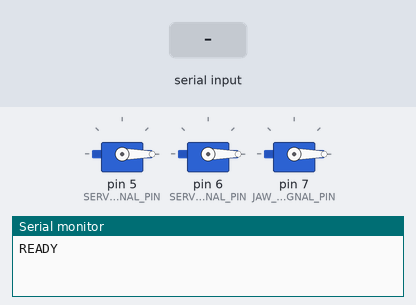
This sketch was run on a simulated Arduino Uno, built with avr-gcc and run on an emulated ATmega328P. Shown: 3 × servo, the last lines printed to the serial monitor. Inputs (shaded band) come from the test bench.

Above: at 1.2 s.
1.3 s: "1:150\n" received over Serial
At 2.5 s:
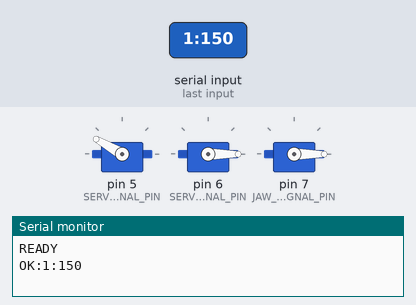
2.8 s: "2:150\n" received over Serial
At 3.8 s:
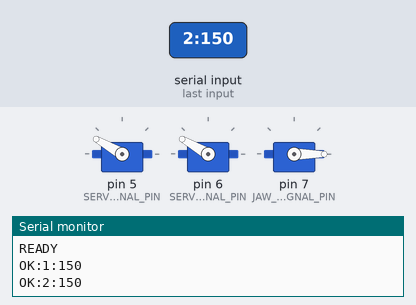
4.3 s: "1:1\n" received over Serial
At 4.9 s:
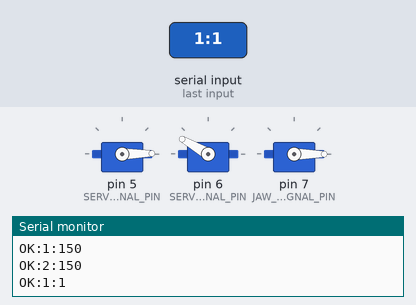
5.8 s: "3:150\n" received over Serial
At 6.1 s:
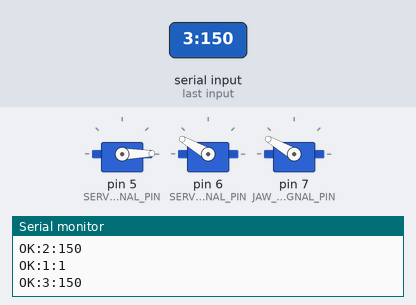
7.3 s: "2:1\n" received over Serial
At 8.4 s:
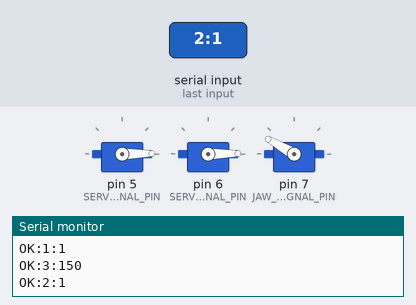
8.8 s: "1:150\n" received over Serial
At 9.6 s:
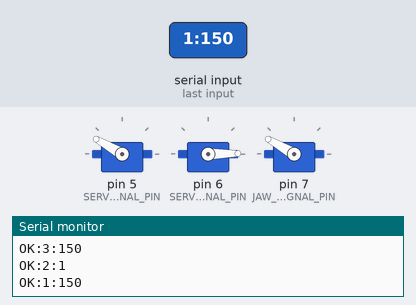
Timing chart, 0 to 11.3 s (numbered marks = the images above; inputs shaded):
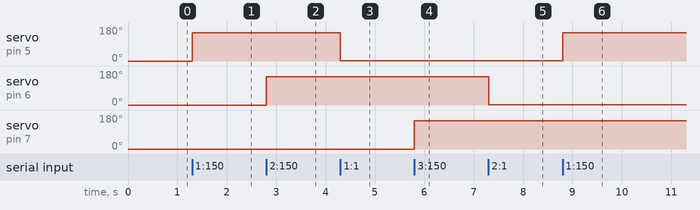

Measured:
- after the input at 1.3 s, servo on pin 5 (SERVO_1_SIGNAL_PIN): 0° → 150° at once
- after the input at 2.8 s, servo on pin 6 (SERVO_2_SIGNAL_PIN): 0° → 150° at once
- after the input at 4.3 s, servo on pin 5 (SERVO_1_SIGNAL_PIN): 150° → 1° at once
- after the input at 5.8 s, servo on pin 7 (JAW_SERVO_SIGNAL_PIN): 0° → 150° at once
- after the input at 7.3 s, servo on pin 6 (SERVO_2_SIGNAL_PIN): 150° → 1° at once
- after the input at 8.8 s, servo on pin 5 (SERVO_1_SIGNAL_PIN): 1° → 150° at once

The sketch:

ds3225_test.ino
```cpp
#include <Servo.h>

constexpr uint8_t SERVO_1_SIGNAL_PIN = 5;
constexpr uint8_t SERVO_2_SIGNAL_PIN = 6;
constexpr uint8_t JAW_SERVO_SIGNAL_PIN = 7;
constexpr int MIN_ANGLE = 0;
constexpr int MAX_ANGLE = 180;

Servo servo1;
Servo servo2;
Servo jawServo;
String command;

// Initialize serial communication and attach both servos at their home positions.
void setup()
{
  Serial.begin(115200);
  servo1.attach(SERVO_1_SIGNAL_PIN, 500, 2500);
  servo2.attach(SERVO_2_SIGNAL_PIN, 500, 2500);
  jawServo.attach(JAW_SERVO_SIGNAL_PIN, 500, 2500);
  servo1.write(0);
  servo2.write(0);
  jawServo.write(0);
  Serial.println("READY");
}

// Parse serial commands, move the selected servo, and acknowledge each result.
void loop()
{
  while (Serial.available() > 0) {
    const char character = static_cast<char>(Serial.read());
    if (character == '\n') {
      command.trim();
      if (command == "?") {
        Serial.println("READY");
        command = "";
        continue;
      }

      const int separator = command.indexOf(':');
      const String servo_id = separator >= 0 ? command.substring(0, separator) : "";
      const String angle_text = separator >= 0 ? command.substring(separator + 1) : "";
      const int angle = angle_text.toInt();
      const bool valid =
        separator == 1 &&
        (servo_id == "1" || servo_id == "2" || servo_id == "3") &&
        angle_text.length() > 0 &&
        String(angle) == angle_text &&
        angle >= MIN_ANGLE &&
        angle <= MAX_ANGLE;

      if (valid) {
        if (servo_id == "1") {
          servo1.write(angle);
        } else if (servo_id == "2") {
          servo2.write(angle);
        } else {
          jawServo.write(angle);
        }
        Serial.print("OK:");
        Serial.print(servo_id);
        Serial.print(':');
        Serial.println(angle);
      } else {
        Serial.println("ERR");
      }
      command = "";
    } else if (command.length() < 8) {
      command += character;
    } else {
      command = "";
      Serial.println("ERR");
    }
  }
}
```
